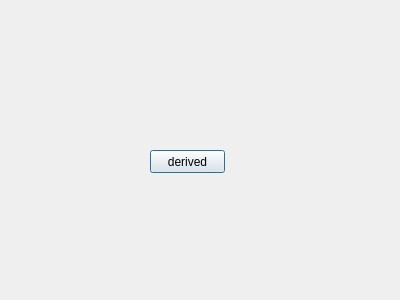
<?xml version="1.0" encoding="UTF-8"?>
<ui version="4.0">
 <class>DialogDerived</class>
 <widget class="QDialog" name="DialogDerived">
  <property name="geometry">
   <rect>
    <x>0</x>
    <y>0</y>
    <width>400</width>
    <height>300</height>
   </rect>
  </property>
  <property name="windowTitle">
   <string>Dialog</string>
  </property>
  <widget class="QPushButton" name="pushButton">
   <property name="geometry">
    <rect>
     <x>150</x>
     <y>150</y>
     <width>75</width>
     <height>23</height>
    </rect>
   </property>
   <property name="text">
    <string>derived</string>
   </property>
  </widget>
 </widget>
 <resources/>
 <connections/>
</ui>
